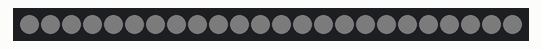
Bench run of a sketch on a simulated Arduino Uno, built with avr-gcc and run on an emulated ATmega328P. Shown: 24 RGB LEDs in strip order, left to right. Dim RGB values are drawn brighter than linear.

Above: at 0.13 s.
At 36.6 s:
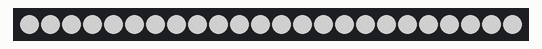

The sketch:

lightsV2.ino
```cpp
#include <Adafruit_NeoPixel.h>

#define LIGHT 5    // Data pin connected to NeoPixel
#define NUMPIXELS  24

Adafruit_NeoPixel pixels(NUMPIXELS, LIGHT, NEO_GRB + NEO_KHZ800);

void setup() {
  pixels.begin();
}

void loop() {
  // PULSE UP: 0 to 127 (half brightness) over 5 seconds
  // 5000ms / 127 steps = ~39ms delay per step
  for (int b = 0; b <= 127; b++) {
    for (int i = 0; i < NUMPIXELS; i++) {
      pixels.setPixelColor(i, pixels.Color(b, b, b)); // White = equal R, G, B
    }
    pixels.show();
    delay(39);
  }

  // PULSE DOWN: 127 back to 0 over 5 seconds
  for (int b = 127; b >= 0; b--) {
    for (int i = 0; i < NUMPIXELS; i++) {
      pixels.setPixelColor(i, pixels.Color(b, b, b));
    }
    pixels.show();
    delay(39);
  }
}
```
